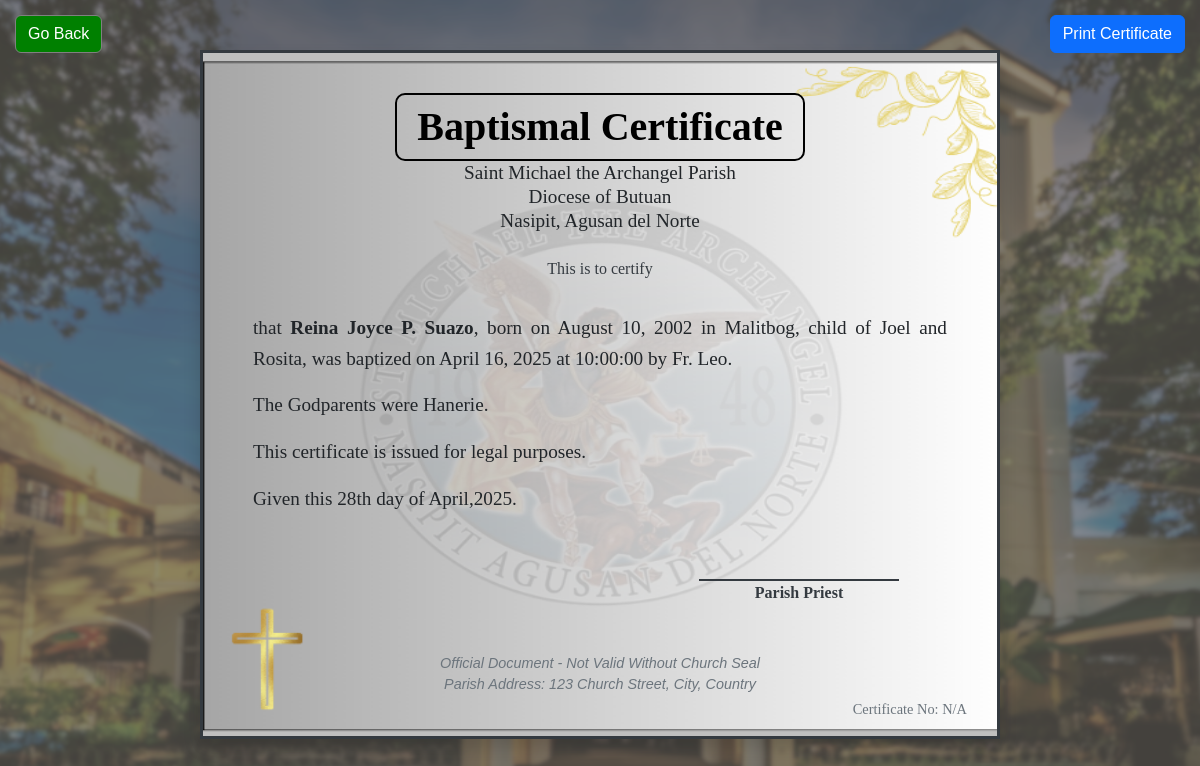
/baptismCert.php?id=3&type=baptism, run on the app's committed database.
### tables this page shows
CREATE TABLE IF NOT EXISTS `baptismal_records` (
  `id` int NOT NULL AUTO_INCREMENT,
  `child_name` varchar(255) NOT NULL,
  `dob` date NOT NULL,
  `birth_place` varchar(255) NOT NULL,
  `gender` varchar(20) NOT NULL,
  `baptism_date` date NOT NULL,
  `father_name` varchar(255) NOT NULL,
  `mother_name` varchar(255) NOT NULL,
  `address` varchar(255) NOT NULL,
  `godparents` varchar(255) NOT NULL,
  `priest_name` varchar(255) NOT NULL,
  `baptism_time` time NOT NULL,
  PRIMARY KEY (`id`)
);

### baptismCert.php (the view, shortened to what this page needs)
<?php
include 'db_config.php';
$id = $_GET['id'] ?? null;
$stmt = $pdo->prepare("SELECT * FROM baptismal_records WHERE id = ?");
$stmt->execute([$id]);
$record = $stmt->fetch();
?>
<!DOCTYPE html>
<html lang="en">
<head>
    <link href="https://cdn.jsdelivr.net/npm/bootstrap@5.3.0/dist/css/bootstrap.min.css" rel="stylesheet" />
</head>
 <button class="btn btn-secondary go-back-btn no-print" onclick="window.location.href='baptismalRec.php'" style="position: fixed; top: 15px; left: 15px; z-index: 1050; background-color: green; border-color: gray; color: white;">Go Back</button>
    <button class="btn btn-primary print-btn no-print" onclick="window.print()" style="position: fixed; top: 15px; right: 15px; z-index: 1050;">Print Certificate</button>
    <div class="certificate-container shadow">
        <div class="certificate-number">
            Certificate No: <?= htmlspecialchars($record['certificate_number'] ?? 'N/A') ?>
        </div>
        <div class="certificate-title">Baptismal Certificate</div>
        <div class="church-location">
            <p>Saint Michael the Archangel Parish</p>
            <p>Diocese of Butuan</p>
            <p>Nasipit, Agusan del Norte</p>
        </div>
        <div class="this-is-to-certify">
            <p>This is to certify</p>
        </div>
        <div class="content">
            <p>that <strong><?= htmlspecialchars($record['child_name']) ?></strong>, born on <?= date('F j, Y', strtotime($record['dob'])) ?> in <?= htmlspecialchars($record['birth_place']) ?>, child of <?= htmlspecialchars($record['father_name']) ?> and <?= htmlspecialchars($record['mother_name']) ?>, was baptized on <?= date('F j, Y', strtotime($record['baptism_date'])) ?> at <?= htmlspecialchars($record['baptism_time']) ?> by <?= htmlspecialchars($record['priest_name']) ?>.</p>
            <p>The Godparents were <?= htmlspecialchars($record['godparents']) ?>.
            <p>This certificate is issued for legal purposes.</p>
            <p>Given this <?= date('jS') ?> day of <?= date('F') ?>,<?= date('Y') ?>.</p
        </div>
        <div class="signature-section">
            <div class="signature-box">Parish Priest</div>
        </div>
        <div class="footer-text">
            Official Document - Not Valid Without Church Seal<br />
            Parish Address: 123 Church Street, City, Country
        </div>
    </div>
</body>
</html>

### data on the page
baptismal_records: child_name "Reina Joyce P. Suazo", dob "August 10, 2002", birth_place "Malitbog", father_name "Joel", mother_name "Rosita", baptism_date "April 16, 2025", baptism_time "10:00:00", priest_name "Fr. Leo", godparents "Hanerie"

### other printed values
$record['certificate_number'] "N/A"
